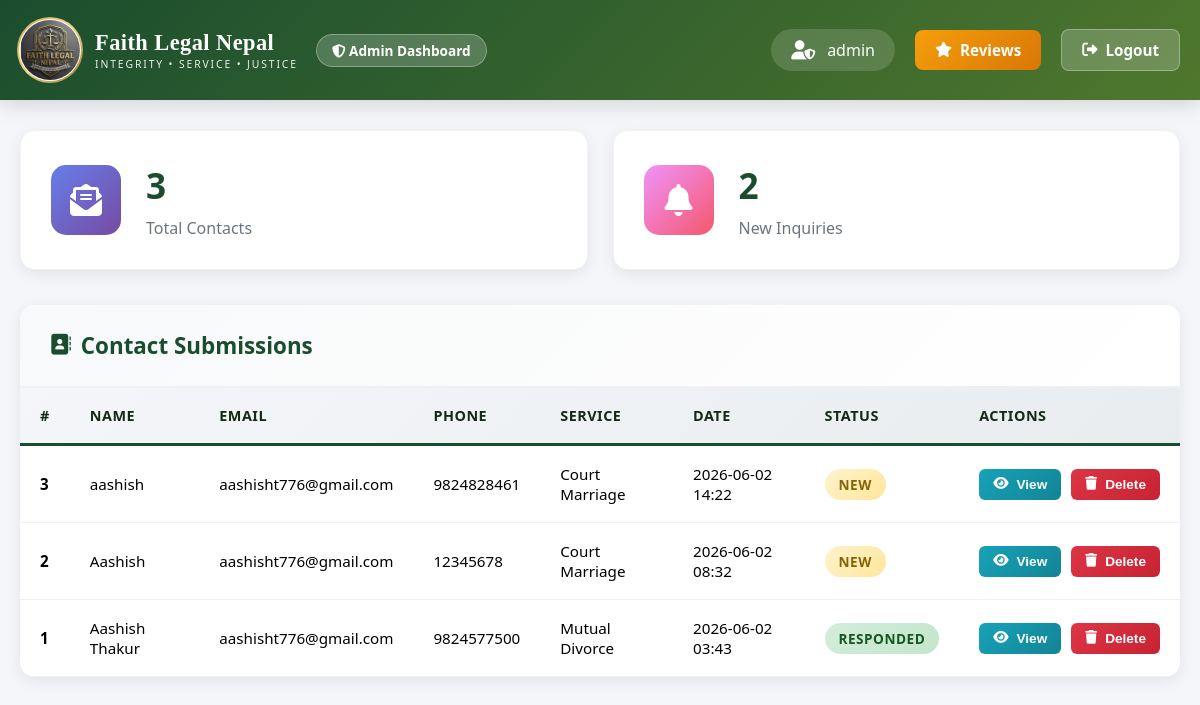
/admin/dashboard (signed in), run on an earlier commit of the app's database.
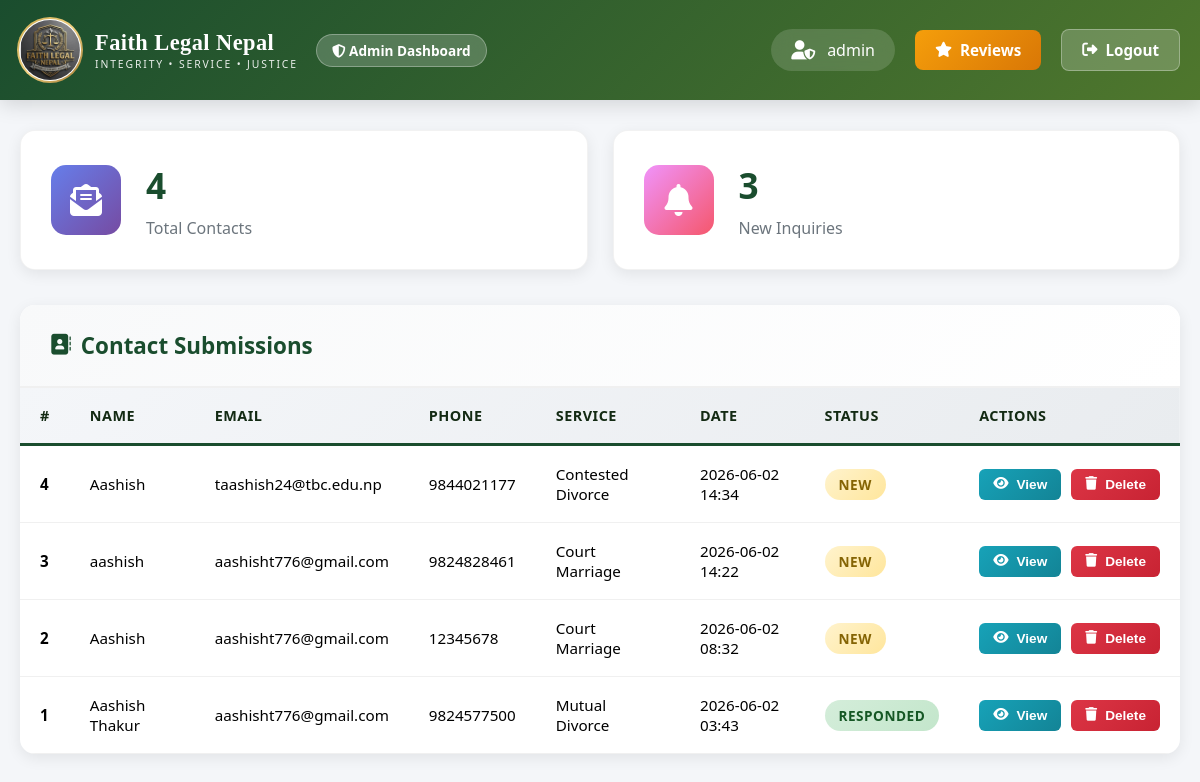
And on a later commit of the database.
### app.py (models this page shows, shortened)
class Admin(UserMixin, db.Model):
    __tablename__ = 'admin'
    id = db.Column(db.Integer, primary_key=True)
    username = db.Column(db.String(80), unique=True, nullable=False)
    password_hash = db.Column(db.String(200), nullable=False)

class Contact(db.Model):
    __tablename__ = 'contact'
    id = db.Column(db.Integer, primary_key=True)
    name = db.Column(db.String(100), nullable=False)
    email = db.Column(db.String(120), nullable=False)
    phone = db.Column(db.String(20), nullable=False)
    service = db.Column(db.String(100), nullable=False)
    message = db.Column(db.Text, nullable=False)
    created_at = db.Column(db.DateTime, default=datetime.utcnow)
    status = db.Column(db.String(20), default='New')  # New, Read, Responded

### app.py (the view)
@app.route('/admin/dashboard')
@login_required
def admin_dashboard():
    contacts = Contact.query.order_by(Contact.created_at.desc()).all()
    total_contacts = Contact.query.count()
    new_contacts = Contact.query.filter_by(status='New').count()
    read_contacts = Contact.query.filter_by(status='Read').count()
    responded_contacts = Contact.query.filter_by(status='Responded').count()
    print(f"\n📊 Dashboard accessed by: {current_user.username}")
    print(f"   Total: {total_contacts}, New: {new_contacts}, Read: {read_contacts}, Responded: {responded_contacts}")
    return render_template('admin_dashboard.html',
                         contacts=contacts,
                         total_contacts=total_contacts,
                         new_contacts=new_contacts,
                         read_contacts=read_contacts,
                         responded_contacts=responded_contacts)

### app.py (called while the page is built)
@login_manager.user_loader
def load_user(user_id):
    return Admin.query.get(int(user_id))

### templates/admin_dashboard.html (shortened to what this page needs)
<!DOCTYPE html>
<html lang="en">
<head>
    <link rel="stylesheet" href="https://cdnjs.cloudflare.com/ajax/libs/font-awesome/6.4.0/css/all.min.css">
</head>
<body>
    <div class="dashboard-header">
        <div class="header-container">
            <div class="dashboard-title">
                <div class="logo-section">
                    <div class="logo-img-wrapper">
                        <img src="{{ url_for('static', filename='images/logo.jpg') }}" alt="Faith Legal Nepal Logo" class="logo-img" onerror="this.style.display='none'">
                    </div>
                    <div class="logo-text">
                        <span class="logo-name">Faith Legal Nepal</span>
                        <span class="logo-tagline">Integrity • Service • Justice</span>
                    </div>
                </div>
                <div class="admin-badge">
                    <i class="fas fa-shield-alt"></i> Admin Dashboard
                </div>
            </div>
            <div class="header-actions">
                <div class="user-info">
                    <i class="fas fa-user-shield"></i>
                    <span>{{ current_user.username }}</span>
                </div>
                <a href="/admin/reviews" class="btn btn-reviews">
                    <i class="fas fa-star"></i>
                    Reviews
                </a>
                <a href="{{ url_for('admin_logout') }}" class="btn btn-logout">
                    <i class="fas fa-sign-out-alt"></i> Logout
                </a>
            </div>
        </div>
    </div>
    <div class="container">
        <div class="stats-grid">
            <div class="stat-card">
                <div class="stat-icon total">
                    <i class="fas fa-envelope-open-text"></i>
                </div>
                <div class="stat-info">
                    <h3>{{ total_contacts }}</h3>
                    <p>Total Contacts</p>
                </div>
            </div>
            <div class="stat-card">
                <div class="stat-icon new">
                    <i class="fas fa-bell"></i>
                </div>
                <div class="stat-info">
                    <h3>{{ new_contacts }}</h3>
                    <p>New Inquiries</p>
                </div>
            </div>
        </div>
        <div class="contacts-section">
            <div class="section-header">
                <h2>
                    <i class="fas fa-address-book"></i>
                    Contact Submissions
                </h2>
            </div>
            <div class="table-container">
                {% if contacts %}
                    <table>
                        <thead>
                            <tr>
                                <th>#</th>
                                <th>Name</th>
                                <th>Email</th>
                                <th>Phone</th>
                                <th>Service</th>
                                <th>Date</th>
                                <th>Status</th>
                                <th>Actions</th>
                            </tr>
                        </thead>
                        <tbody>
                            {% for contact in contacts %}
                                <tr>
                                    <td><strong>{{ contact.id }}</strong></td>
                                    <td>{{ contact.name }}</td>
                                    <td>{{ contact.email }}</td>
                                    <td>{{ contact.phone }}</td>
                                    <td>{{ contact.service }}</td>
                                    <td>{{ contact.created_at.strftime('%Y-%m-%d %H:%M') }}</td>
                                    <td>
                                        <span class="status-badge status-{{ contact.status.lower() }}">
                                            {{ contact.status }}
                                        </span>
                                    </td>
                                    <td>
                                        <div class="action-buttons">
                                            <button class="btn btn-sm btn-view" onclick="viewContact({{ contact.id }}, '{{ contact.name }}', '{{ contact.email }}', '{{ contact.phone }}', '{{ contact.service }}', `{{ contact.message }}`, '{{ contact.created_at.strftime('%Y-%m-%d %H:%M') }}', '{{ contact.status }}')">
                                                <i class="fas fa-eye"></i> View
                                            </button>
                                            <form method="POST" action="{{ url_for('delete_contact', contact_id=contact.id) }}" style="display: inline;">
                                                <button type="submit" class="btn btn-sm btn-delete" onclick="return confirm('Are you sure you want to delete this contact?')">
                                                    <i class="fas fa-trash"></i> Delete
                                                </button>
                                            </form>
                                        </div>
                                    </td>
                                </tr>
                            {% endfor %}
                        </tbody>
                    </table>
                {% else %}
                    <div class="no-contacts">
                        <i class="fas fa-inbox"></i>
                        <h3>No contacts yet</h3>
                        <p>Contact submissions will appear here</p>
                    </div>
                {% endif %}
            </div>
        </div>
    </div>
</body>
</html>

What changed in the data, as far as the page shows it:
added Contact: id "4", name "Aashish", email "taashish24@tbc.edu.np", phone "9844021177", service "Contested Divorce", created_at "2026-06-02 14:34", status "NEW"
Also different on the page:
{{ total_contacts }}: "3" → "4"
{{ new_contacts }}: "2" → "3"
